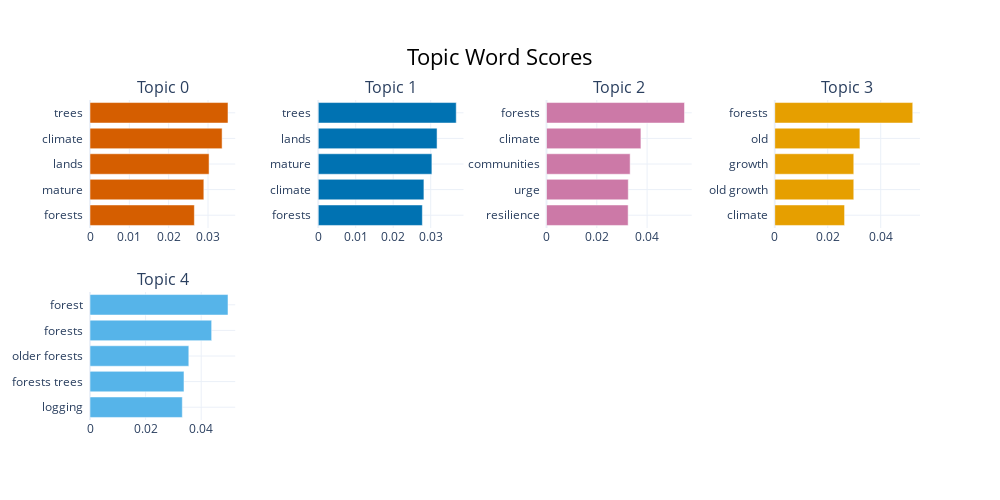

Notebook cell for this chart:
### Code cell
# Generate a bar chart visualization for the top 10 topics, showing the most representative words for each

topic_model.visualize_barchart(top_n_topics=10)

### Figure 1 — Plotly figure (JSON) as saved in the notebook; plotly's stock layout.template omitted (floating-point values rounded to 4 significant figures)
{"data": [{"marker": {"color": "#D55E00"}, "orientation": "h", "type": "bar", "x": [0.02653, 0.02893, 0.03027, 0.03358, 0.03508], "xaxis": "x", "y": ["forests  ", "mature  ", "lands  ", "climate  ", "trees  "], "yaxis": "y"}, {"marker": {"color": "#0072B2"}, "orientation": "h", "type": "bar", "x": [0.02777, 0.02819, 0.03032, 0.0317, 0.03682], "xaxis": "x2", "y": ["forests  ", "climate  ", "mature  ", "lands  ", "trees  "], "yaxis": "y2"}, {"marker": {"color": "#CC79A7"}, "orientation": "h", "type": "bar", "x": [0.03246, 0.03251, 0.03325, 0.03754, 0.05486], "xaxis": "x3", "y": ["resilience  ", "urge  ", "communities  ", "climate  ", "forests  "], "yaxis": "y3"}, {"marker": {"color": "#E69F00"}, "orientation": "h", "type": "bar", "x": [0.02636, 0.02983, 0.02983, 0.03215, 0.0521], "xaxis": "x4", "y": ["climate  ", "old growth  ", "growth  ", "old  ", "forests  "], "yaxis": "y4"}, {"marker": {"color": "#56B4E9"}, "orientation": "h", "type": "bar", "x": [0.03321, 0.03381, 0.03555, 0.04376, 0.04964], "xaxis": "x5", "y": ["logging  ", "forests trees  ", "older forests  ", "forests  ", "forest  "], "yaxis": "y5"}], "layout": {"annotations": [{"font": {"size": 16}, "showarrow": false, "text": "Topic 0", "x": 0.0875, "xanchor": "center", "xref": "paper", "y": 1, "yanchor": "bottom", "yref": "paper"}, {"font": {"size": 16}, "showarrow": false, "text": "Topic 1", "x": 0.3625, "xanchor": "center", "xref": "paper", "y": 1, "yanchor": "bottom", "yref": "paper"}, {"font": {"size": 16}, "showarrow": false, "text": "Topic 2", "x": 0.6375, "xanchor": "center", "xref": "paper", "y": 1, "yanchor": "bottom", "yref": "paper"}, {"font": {"size": 16}, "showarrow": false, "text": "Topic 3", "x": 0.9125, "xanchor": "center", "xref": "paper", "y": 1, "yanchor": "bottom", "yref": "paper"}, {"font": {"size": 16}, "showarrow": false, "text": "Topic 4", "x": 0.0875, "xanchor": "center", "xref": "paper", "y": 0.4, "yanchor": "bottom", "yref": "paper"}], "height": 500, "hoverlabel": {"bgcolor": "white", "font": {"family": "Rockwell", "size": 16}}, "showlegend": false, "title": {"font": {"color": "Black", "size": 22}, "text": "Topic Word Scores", "x": 0.5, "xanchor": "center", "yanchor": "top"}, "width": 1000, "xaxis": {"anchor": "y", "domain": [0, 0.175], "showgrid": true}, "xaxis2": {"anchor": "y2", "domain": [0.275, 0.45], "showgrid": true}, "xaxis3": {"anchor": "y3", "domain": [0.55, 0.725], "showgrid": true}, "xaxis4": {"anchor": "y4", "domain": [0.825, 1], "showgrid": true}, "xaxis5": {"anchor": "y5", "domain": [0, 0.175], "showgrid": true}, "xaxis6": {"anchor": "y6", "domain": [0.275, 0.45], "showgrid": true}, "xaxis7": {"anchor": "y7", "domain": [0.55, 0.725], "showgrid": true}, "xaxis8": {"anchor": "y8", "domain": [0.825, 1], "showgrid": true}, "yaxis": {"anchor": "x", "domain": [0.6, 1], "showgrid": true}, "yaxis2": {"anchor": "x2", "domain": [0.6, 1], "showgrid": true}, "yaxis3": {"anchor": "x3", "domain": [0.6, 1], "showgrid": true}, "yaxis4": {"anchor": "x4", "domain": [0.6, 1], "showgrid": true}, "yaxis5": {"anchor": "x5", "domain": [0, 0.4], "showgrid": true}, "yaxis6": {"anchor": "x6", "domain": [0, 0.4], "showgrid": true}, "yaxis7": {"anchor": "x7", "domain": [0, 0.4], "showgrid": true}, "yaxis8": {"anchor": "x8", "domain": [0, 0.4], "showgrid": true}}}
